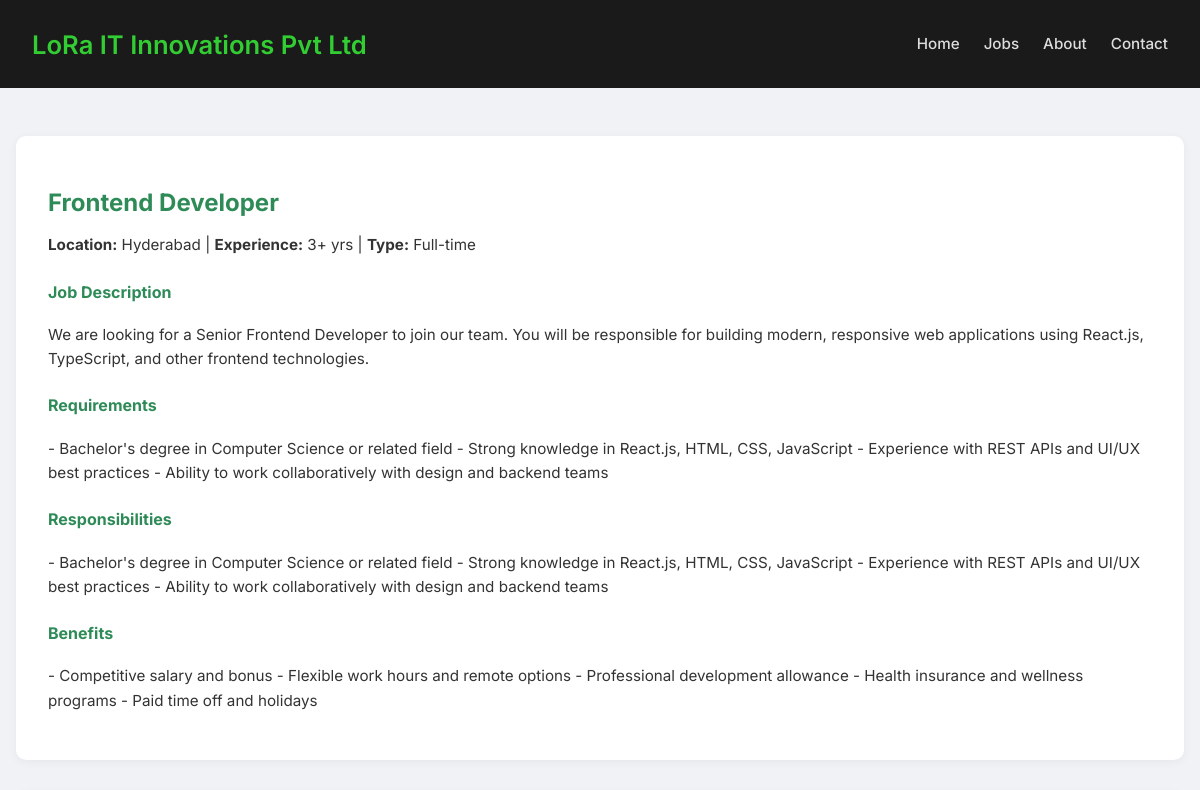
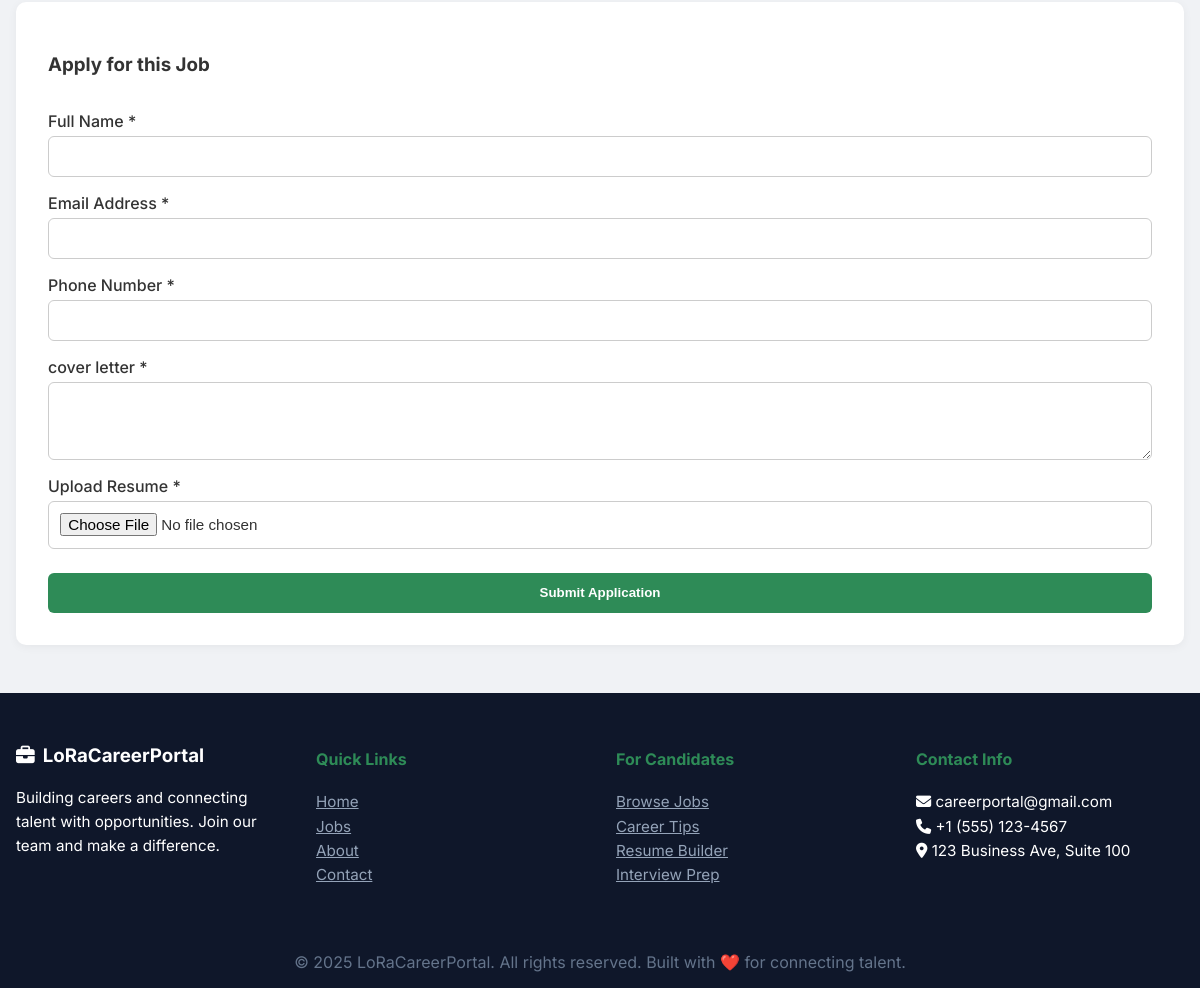
Page /jobs/1/ on the committed database (2 pictures, top to bottom).
### app/models.py (models this page shows, shortened)
class JobDetails(models.Model):
    title = models.CharField(max_length=200)
    location = models.CharField(max_length=100)
    experience = models.CharField(max_length=100)
    job_type = models.CharField(max_length=50, default="Full-time")  # Ensure this exists!
    description = models.TextField()
    requirements = models.TextField(blank=True)
    responsibilities = models.TextField(blank=True)
    benefits = models.TextField(blank=True)

### app/views.py (the view)
# urls.py: path('jobs/<int:job_id>/', views.job_detail, name='job_detail'),
def job_detail(request, job_id):
    job = get_object_or_404(JobDetails, id=job_id)
    if request.method == 'POST':
        form = JobApplicationForm(request.POST, request.FILES)
        if form.is_valid():
            application = form.save(commit=False)
            application.job = job
            application.save()
            return render(request, 'job_application_success.html', {'job': job})
    else:
        form = JobApplicationForm()
    return render(request, 'job-details.html', {'job': job, 'form': form})

### app/forms.py
class JobApplicationForm(forms.ModelForm):
    class Meta:
        model = JobApplication
        fields = ['job', 'full_name', 'email', 'phone', 'cover_letter', 'resume']

### templates/job-details.html (shortened to what this page needs)
{% load static %}
<!DOCTYPE html>
<html lang="en">
<head>
  <link rel="stylesheet" href="{% static 'css/job-details.css' %}">
</head>
<body>
  <header>
    <div class="logo">LoRa IT Innovations Pvt Ltd</div>
    <ul class="nav-links">
      <li><a href="{% url 'home' %}">Home</a></li>
      <li><a href="{% url 'jobs' %}">Jobs</a></li>
      <li><a href="{% url 'about' %}">About</a></li>
      <li><a href="{% url 'contact' %}">Contact</a></li>
    </ul>
  </header>
  <div class="container">
    <div class="left">
      <h2>{{ job.title }}</h2>
      <p>
        <strong>Location:</strong> {{ job.location }} |
        <strong>Experience:</strong> {{ job.experience }} |
        <strong>Type:</strong> {{ job.job_type }}
      </p>
      <h4>Job Description</h4>
      <p>{{ job.description }}</p>
      {% if job.requirements %}
      <h4>Requirements</h4>
      <p>{{ job.requirements }}</p>
      {% endif %}
      {% if job.responsibilities %}
      <h4>Responsibilities</h4>
      <p>{{ job.responsibilities }}</p>
      {% endif %}
      {% if job.benefits %}
      <h4>Benefits</h4>
      <p>{{ job.benefits }}</p>
      {% endif %}
    </div>
    <div class="right job-form">
      <h3>Apply for this Job</h3>
      <form method="POST" enctype="multipart/form-data">
        <label>Full Name *</label>
        <input type="text" name="full_name" required>
        <label>Email Address *</label>
        <input type="email" name="email" required>
        <label>Phone Number *</label>
        <input type="tel" name="phone" maxlength="10" pattern="[0-9]{10}" required>
        <label>cover letter *</label>
        <textarea name="cover_letter" rows="3" required></textarea>
        <label>Upload Resume *</label>
        <input type="file" name="resume" accept=".pdf,.doc,.docx" required>
        <button type="submit">Submit Application</button>
      </form>
    </div>
  </div>
  <footer>
    <div class="footer-grid" style="display: grid; grid-template-columns: repeat(auto-fit, minmax(220px, 1fr)); gap: 2rem; max-width: 1200px; margin: auto; padding: 2rem 1rem; background-color: #0f172a; color: white;">
      <div>
        <h3><i class="fas fa-briefcase" style="margin-right: 8px;"></i>LoRaCareerPortal</h3>
        <p>Building careers and connecting talent with opportunities. Join our team and make a difference.</p>
      </div>
      <div>
        <h4>Quick Links</h4>
        <ul style="list-style: none; padding: 0;">
          <li><a href="{% url 'home' %}" style="color: #94a3b8;">Home</a></li>
          <li><a href="{% url 'jobs' %}" style="color: #94a3b8;">Jobs</a></li>
          <li><a href="{% url 'about' %}" style="color: #94a3b8;">About</a></li>
          <li><a href="{% url 'contact' %}" style="color: #94a3b8;">Contact</a></li>
        </ul>
      </div>
      <div>
        <h4>For Candidates</h4>
        <ul style="list-style: none; padding: 0;">
          <li><a href="#" style="color: #94a3b8;">Browse Jobs</a></li>
          <li><a href="#" style="color: #94a3b8;">Career Tips</a></li>
          <li><a href="#" style="color: #94a3b8;">Resume Builder</a></li>
          <li><a href="#" style="color: #94a3b8;">Interview Prep</a></li>
        </ul>
      </div>
      <div>
        <h4>Contact Info</h4>
        <ul style="list-style: none; padding: 0;">
          <li><i class="fas fa-envelope"></i> careerportal@gmail.com</li>
          <li><i class="fas fa-phone"></i> +1 (555) 123-4567</li>
          <li><i class="fas fa-map-marker-alt"></i> 123 Business Ave, Suite 100</li>
        </ul>
      </div>
    </div>
    <div style="text-align: center; padding: 1rem; background-color: #0f172a; color: #64748b;">
      &copy; 2025 LoRaCareerPortal. All rights reserved. Built with ❤️ for connecting talent.
    </div>
  </footer>
</body>
</html>

### static/css/job-details.css (style rules this page uses)
:root { --bg: #f0f2f5; --text: #333; --card-bg: #fff; --primary: #2e8b57; --accent: #32cd32; }
body { margin: 0; font-family: 'Inter', sans-serif; background-color: var(--bg); color: var(--text); }
header { background-color: #1a1a1a; padding: 1rem 2rem; display: flex; justify-content: space-between; align-items: center; }
.logo { font-size: 1.6rem; font-weight: 600; color: var(--accent); }
.nav-links { list-style: none; display: flex; gap: 1.5rem; padding: 0; }
.nav-links li a { color: #ddd; text-decoration: none; font-weight: 500; }
.container { display: flex; flex-wrap: wrap; gap: 2rem; max-width: 1200px; margin: 2rem auto; padding: 1rem; }
.left, .right { background: var(--card-bg); border-radius: 10px; padding: 2rem; box-shadow: 0 2px 10px rgba(0, 0, 0, 0.05); }
.left { flex: 1 1 55%; }
.right { flex: 1 1 40%; }
h2 { color: var(--primary); margin-bottom: 1rem; }
h4 { margin-top: 1.5rem; color: var(--primary); }
p, li { font-size: 0.95rem; line-height: 1.6; }
ul { padding-left: 1.2rem; }
.job-form form { display: flex; flex-direction: column; }
.job-form label { font-weight: 500; margin-top: 1rem; }
.job-form input, .job-form textarea { padding: 0.7rem; margin-top: 0.3rem; border: 1px solid #ccc; border-radius: 6px; font-size: 0.95rem; }
.job-form textarea { resize: vertical; }
.job-form button { margin-top: 1.5rem; padding: 0.8rem; background: var(--primary); color: white; border: none; border-radius: 6px; cursor: pointer; font-weight: 600; }

### rows in the picture
JobDetails: title "Frontend Developer", location "Hyderabad", experience "3+ yrs", job_type "Full-time", description "We are looking for a Senior Frontend Developer to join our team. You will be responsible for building modern, responsive web applications using React.js, TypeScript, and other frontend technologies.", requirements "- Bachelor's degree in Computer Science or related field - Strong knowledge in React.js, HTML, CSS, JavaScript - Experience with REST APIs and UI/UX best practices - Ability to work collaboratively with design and backend teams", responsibilities "- Bachelor's degree in Computer Science or related field - Strong knowledge in React.js, HTML, CSS, JavaScript - Experience with REST APIs and UI/UX best practices - Ability to work collaboratively with design and backend teams", benefits "- Competitive salary and bonus - Flexible work hours and remote options - Professional development allowance - Health insurance and wellness programs - Paid time off and holidays"
